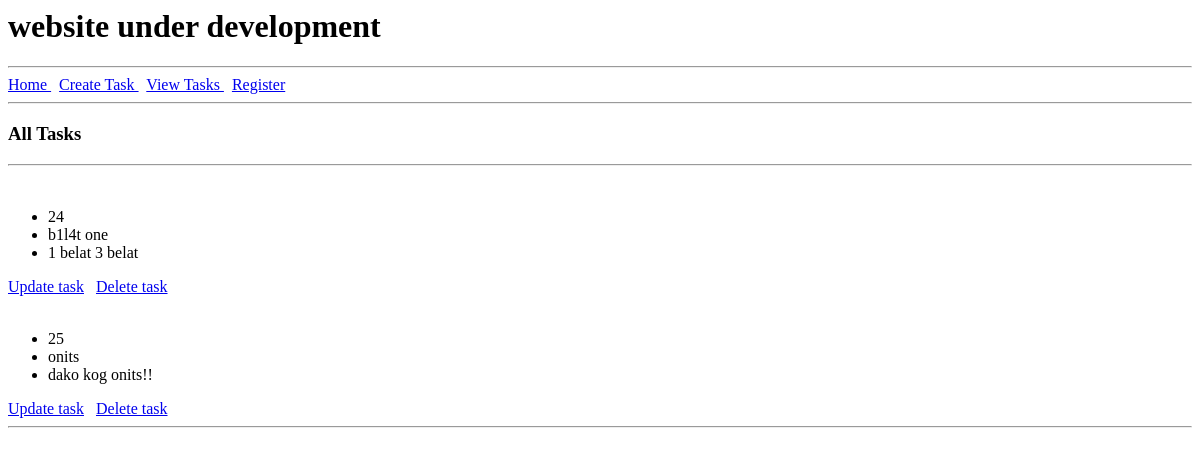
Page /views-tasks/ on the earlier database version.
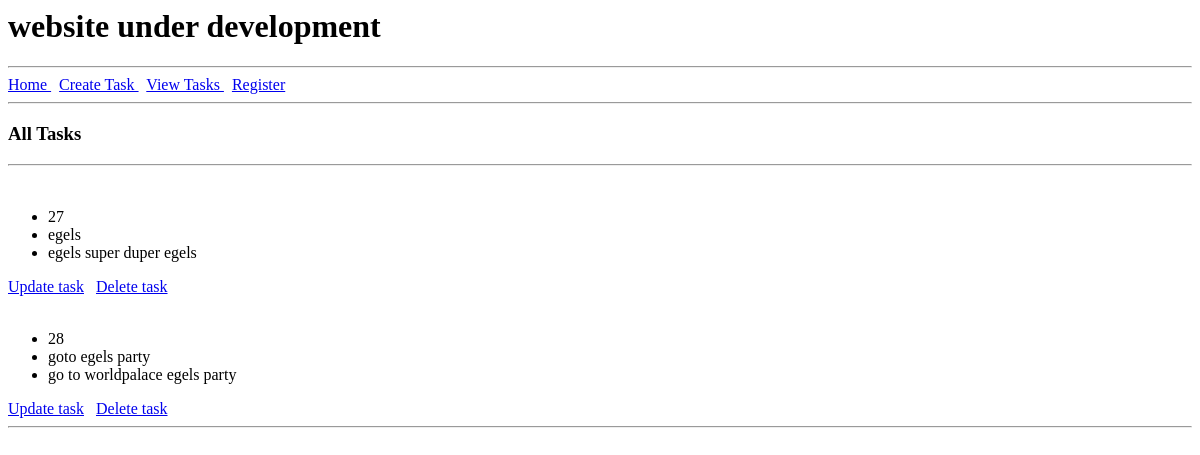
Same page on the later database version.
### crm/models.py (models this page shows, shortened)
class Task(models.Model):
    title = models.CharField(max_length=50)
    description = models.TextField(max_length=1000)
    created = models.DateTimeField(auto_now_add=True)

### crm/views.py (the view)
# urls.py: path('views-tasks/', views.tasks, name='views-tasks'),
def tasks(request):
  queryDataAll = Task.objects.all()
  queryRecent = Task.objects.all().latest('created')
  context = {'AllTasks': queryDataAll,'RecentTasks': queryRecent}
  return render(request, 'crm/view-tasks.html', context)

### crm/templates/crm/view-tasks.html (shortened to what this page needs)
{% extends 'crm/base.html' %}
    {% block content %}
        <h3>All Tasks </h3>
        <hr>
        {% for task in AllTasks %}
            <br>
            <ul>
                <li>{{task.id}}</li>
                <li>{{task.title}}</li>
                <li>{{task.description}}</li>
            </ul>
            <a href="{% url 'update-task' task.id %} style="margin-right:10px;">Update task</a>
            <a href="{% url 'delete-task' task.id %}">Delete task</a>
            <br>
         {% endfor %}
        <hr>
    {% endblock %}

### crm/templates/crm/base.html (shortened to what this page needs)
<html>
    <h1> website under development</h1>
    <hr>
    <a href="{% url 'home' %}"> Home </a>
    <a href="{% url 'create-task'  %}"> Create Task </a>
    <a href="{% url 'views-tasks' %}"> View Tasks </a>
      <a href="{% url 'register' %}"> Register </a>
    <hr>
    {%block content %}
    {% endblock %}
</html>

Differences in the rows shown:
removed Task: id "24", title "b1l4t one", description "1 belat 3 belat"
removed Task: id "25", title "onits", description "dako kog onits!!"
added Task: id "27", title "egels", description "egels super duper egels"
added Task: id "28", title "goto egels party", description "go to worldpalace egels party"
